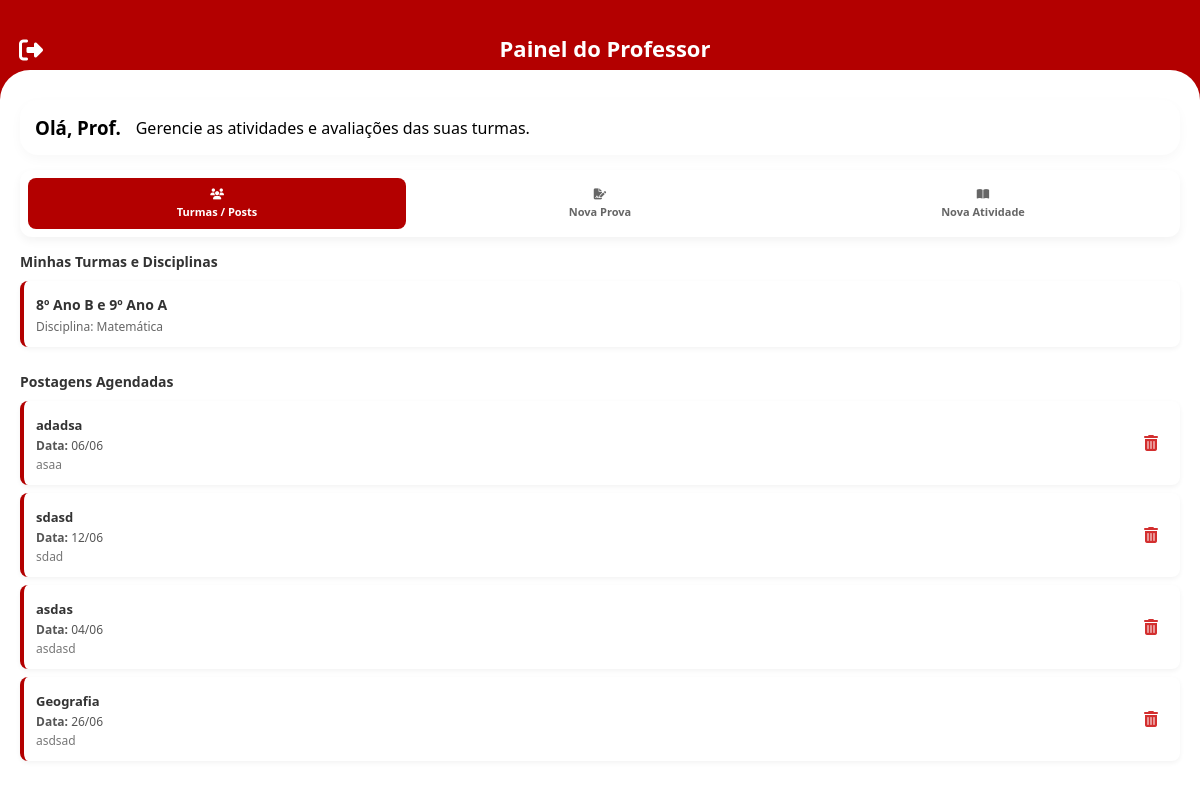
The page /dashboard_professor on the database as committed earlier.
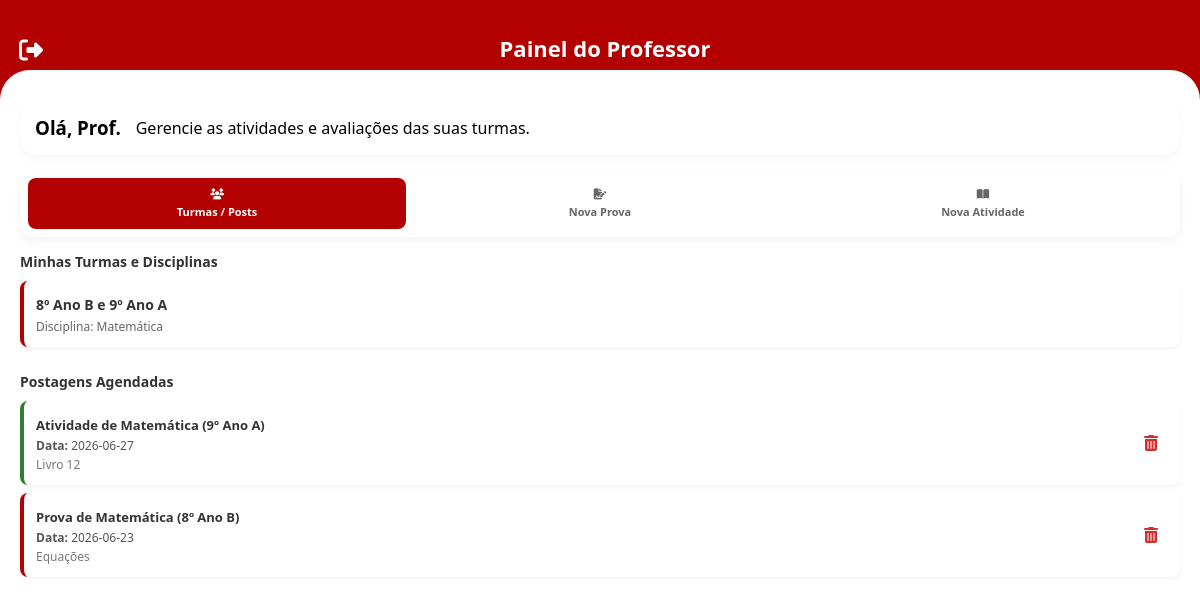
The same page on the database as committed later.
### app.py (models this page shows)
class Prova(db.Model):
    id = db.Column(db.Integer, primary_key=True)
    disciplina = db.Column(db.String(100), nullable=False)
    conteudo = db.Column(db.Text, nullable=False)
    data = db.Column(db.String(20), nullable=False)

### app.py (the view)
@app.route('/dashboard_professor')
def dashboard_professor():
    lista_provas = Prova.query.order_by(Prova.id.desc()).all()
    return render_template('dashboard_professor.html', lista_provas=lista_provas)

### templates/dashboard_professor.html (shortened to what this page needs)
<!DOCTYPE html>
<html lang="pt-BR">
<head>
    <link rel="stylesheet" href="../css/style.css">
    <link rel="stylesheet" href="https://cdnjs.cloudflare.com/ajax/libs/font-awesome/6.4.0/css/all.min.css">
</head>
<body>
    <div class="app-container">
        <header class="page-header" style="background-color: #b30000; color: white; height: 100px !important;">
            <h2 style="color: white;">Painel do Professor</h2>
            <a href="/" class="back-btn" style="color: white; right: 20px; left: auto;"><i class="fas fa-sign-out-alt"></i></a>
        </header>
        <main class="dash-content-card" style="flex: 1; overflow-y: auto; padding: 15px; background: #f5f5f5;">
            <div class="welcome-user-box" style="margin-bottom: 15px;">
                <h3>Olá, Prof. {{ nome_professor }}</h3>
                <p>Gerencie as atividades e avaliações das suas turmas.</p>
            </div>
            <nav class="professor-tabs-menu">
                <button type="button" class="tab-btn active" onclick="switchProfTab('minhas-turmas')">
                    <i class="fas fa-users"></i>Turmas / Posts
                </button>
                <button type="button" class="tab-btn" onclick="switchProfTab('nova-prova')">
                    <i class="fas fa-file-signature"></i>Nova Prova
                </button>
                <button type="button" class="tab-btn" onclick="switchProfTab('nova-atividade')">
                    <i class="fas fa-book-open"></i>Nova Atividade
                </button>
            </nav>
            <div id="tab-minhas-turmas" class="panel-block active">
                <h4 style="color: #333; margin-bottom: 10px; font-size: 14px;">Minhas Turmas e Disciplinas</h4>
                <div style="background: #fff; padding: 12px; border-radius: 8px; box-shadow: 0 2px 5px rgba(0,0,0,0.05); margin-bottom: 15px; border-left: 4px solid #b30000;">
                    <span style="font-weight: bold; color: #333; font-size: 14px;">8º Ano B e 9º Ano A</span>
                    <p style="margin: 3px 0 0 0; color: #666; font-size: 12px;">Disciplina: Matemática</p>
                </div>
                <h4 style="color: #333; margin-top: 10px; margin-bottom: 10px; font-size: 14px;">Postagens Agendadas</h4>
                <div class="lista-itens-professor">
                    {% if not lista_provas %}
                        <p style="font-size: 13px; color: #999; text-align: center; padding: 20px;">Nenhuma prova ou atividade criada ainda.</p>
                    {% else %}
                        {% for p in lista_provas %}
                        <div class="item-agendado-card {% if 'Atividade' in p.disciplina %}borda-atividade{% else %}borda-prova{% endif %}">
                            <div>
                                <span style="font-weight: bold; font-size: 13px; color: #333;">{{ p.disciplina }}</span>
                                <p style="margin: 2px 0 0 0; font-size: 12px; color: #555;"><strong>Data:</strong> {{ p.data }}</p>
                                <p style="margin: 2px 0 0 0; font-size: 12px; color: #777;">{{ p.conteudo }}</p>
                            </div>
                            <a href="/deletar_prova/{{ p.id }}" style="color: #d32f2f; padding: 10px; font-size: 16px; text-decoration: none;">
                                <i class="fas fa-trash-alt"></i>
                            </a>
                        </div>
                        {% endfor %}
                    {% endif %}
                </div>
            </div>
        </main>
    </div>
</body>
</html>

Rows that differ between the two databases and show on the page:
removed Prova: disciplina "adadsa", data "06/06", conteudo "asaa"
removed Prova: disciplina "sdasd", data "12/06", conteudo "sdad"
removed Prova: disciplina "asdas", data "04/06", conteudo "asdasd"
changed Prova: disciplina "Geografia" → "Atividade de Matemática (9º Ano A)"; data "26/06" → "2026-06-27"; conteudo "asdsad" → "Livro 12"
added Prova: disciplina "Prova de Matemática (8º Ano B)", data "2026-06-23", conteudo "Equações"
